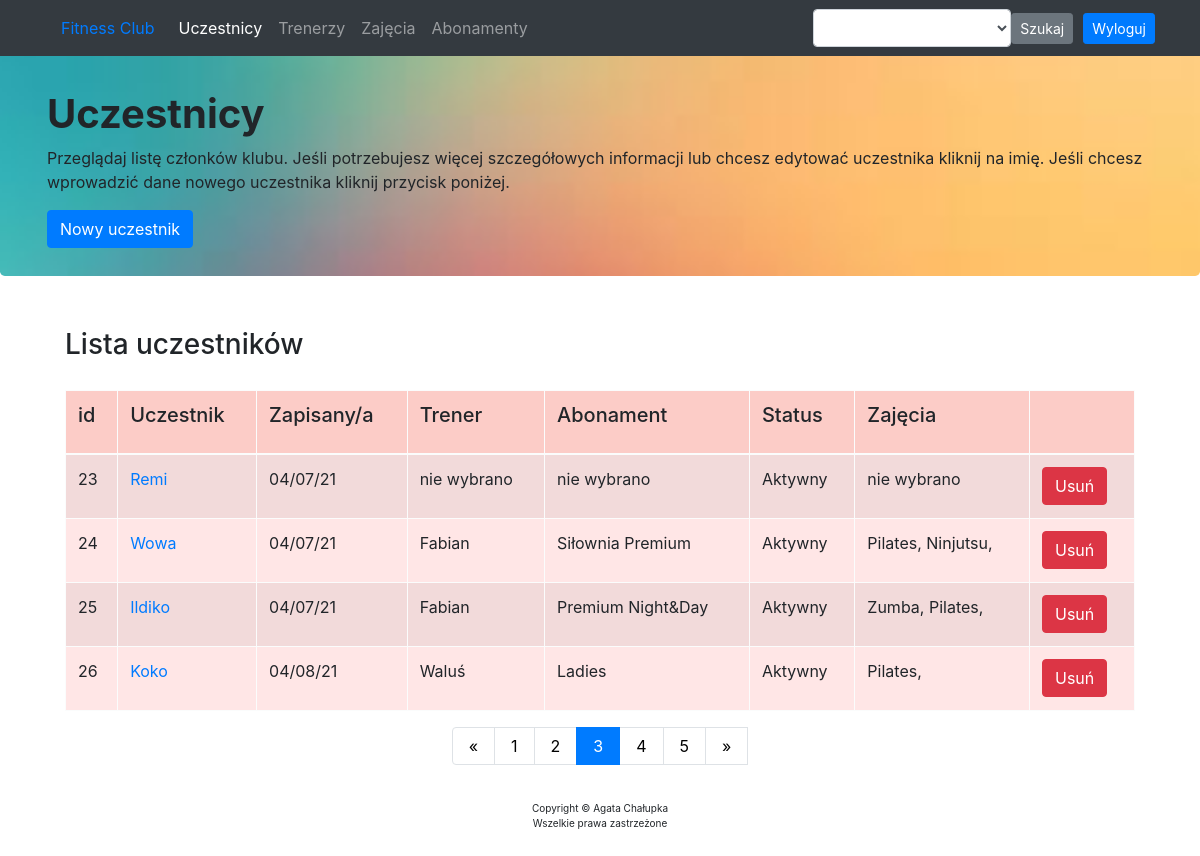
Page /users/2 (signed in) on the committed database.
### app/models.py (models this page shows, shortened)
class User(db.Model):
    __tablename__ = "user"
    id = db.Column(db.Integer, primary_key=True)
    name = db.Column(db.String(50))
    sign_up = db.Column(db.DateTime, index=True, default=datetime.utcnow)
    active = db.Column(db.Boolean, default=False)
    trainer_id = db.Column(db.Integer, db.ForeignKey('trainer.id'))
    subscription_id = db.Column(db.Integer, db.ForeignKey('subscription.id'))
    courses = db.relationship("Course", secondary=association_table, back_populates="users", lazy="subquery")

class Trainer(db.Model):
    id = db.Column(db.Integer, primary_key=True)
    name = db.Column(db.String(50))
    personal = db.Column(db.Boolean, default=False)
    trainees = db.relationship("User", backref="trainee", lazy="dynamic")
    classes = db.relationship("Course", secondary=association_table_2, back_populates="instructors", lazy="subquery")

class Subscription(db.Model):
    __tablename__ = "subscription"
    id = db.Column(db.Integer, primary_key=True)
    name = db.Column(db.String(40))
    users = db.relationship("User", backref="holder", lazy="dynamic")

class Course(db.Model):
    id = db.Column(db.Integer, primary_key=True)
    name = db.Column(db.String(50))
    instructors = db.relationship("Trainer", secondary=association_table_2, back_populates="classes", lazy="subquery")
    users = db.relationship("User", secondary=association_table, back_populates="courses", lazy="subquery")

### app/routes.py (the view, shortened to what this page needs)
@app.route('/users/<int:num>', methods=["GET", "POST"])
@login_required
def users_all(num):
    search_form = SearchForm()
    route = "/users/0"
    users = User.query.all()[num*4:num*4+4]
    users_num = math.ceil((len(User.query.all()))/4)
    new_id = max([user.id for user in User.query.all()]) + 1
    trainers = Trainer.query.all()
    subscriptions = Subscription.query.all()
    form = UserForm()
    error = None
    return render_template("members.html", num=num, users=users, trainers=trainers, subscriptions=subscriptions,
                           error=error, form=form, users_num=users_num, new_id=new_id, route=route, navs=navs, search_form=search_form)

### app/forms.py
class SearchForm(FlaskForm):
    name = SelectField("name")
    def __init__(self, *args, **kwargs):
        super(SearchForm, self).__init__(*args, **kwargs)
        self.name.choices = [('', '')] + sorted([(user.name, user.name) for user in User.query.all()] +\
                            [(trainer.name, trainer.name) for trainer in Trainer.query.all()] +\
                            [(course.name, course.name) for course in Course.query.all()] +\
                            [(sub.name, sub.name) for sub in Subscription.query.all()])

class UserForm(FlaskForm):
    name = StringField("name", validators=[DataRequired()])
    active = BooleanField("active", default=True)
    trainer = SelectField("Trainer")
    subscription = SelectField("Subscription")
    courses = SelectMultipleField("Course")
    def __init__(self, *args, **kwargs):
        super(UserForm, self).__init__(*args, **kwargs)
        self.trainer.choices = [''] + [trainer.name for trainer in Trainer.query.filter_by(personal=True).all()]
        self.subscription.choices = [''] + [subscription.name for subscription in Subscription.query.all()]
        self.courses.choices = [('', '')] + [(course.name, course.name) for course in Course.query.all()]

### app/routes.py (called while the page is built)
def login_required(view_func):
    @functools.wraps(view_func)
    def check_permissions(*args, **kwargs):
        if session.get('logged_in'):
            return view_func(*args, **kwargs)
        return redirect(url_for('login', next=request.path))
    return check_permissions

### app/templates/members.html
{% extends "index.html" %}
{% block content %}
<div class="jumbotron" style="background-image: url('/static/pics/gra_6.jpg'); background-size: cover; background-position: center;">
     <div class="container">
    <h1 style="font-weight: bold;">Uczestnicy</h1>
        <p>Przeglądaj listę członków klubu. Jeśli potrzebujesz więcej szczegółowych informacji lub chcesz
            edytować uczestnika kliknij na imię. Jeśli chcesz wprowadzić dane nowego uczestnika kliknij przycisk poniżej.</p>
        <a href="/add-edit-user/{{ new_id }}"><button class="btn btn-primary">Nowy uczestnik</button></a>
     </div>
</div>
<div class="container" style="background-color:">
    <div class="container" style="padding: 20px;">
        <h3 style="">Lista uczestników</h3>
    </div>
    <div class="table-section" style="padding-left: 20px; padding-right: 20px;">
       <table class="table table-striped table-hover table-bordered table-light" style="background-color: #ffe6e6">
           <thead>
            <tr style="background-color: #fcccc7">
                <td><h5>id</h5></td>
                <td><h5>Uczestnik</h5></td>
                <td><h5>Zapisany/a</h5></td>
                <td><h5>Trener</h5></td>
                <td><h5>Abonament</h5></td>
                <td><h5>Status</h5></td>
                <td><h5>Zajęcia</h5></td>
                <td></td>
            </tr>
           </thead>
           <tbody>
           {% for user in users %}
            <tr>
                <td>{{ user.id }}</td>
                <td><a href="/add-edit-user/{{ user.id }}">{{ user.name }}</a></td>
                <td>{{ user.sign_up.strftime("%x") }}</td>
                <td>{% if user.trainee %} {{ user.trainee.name }} {% else %} nie wybrano {% endif %}</td>
                <td>{% if user.holder %} {{ user.holder.name }} {% else %} nie wybrano {% endif %}</td>
                <td>{% if user.active==True %} Aktywny {% elif user.active==False %} Nieaktywny {% endif %}</td>
                <td>{% if user.courses %}{% for course in user.courses %}{{ course.name }}, {% endfor %} {% else %} nie wybrano {% endif %}</td>
                <td>
                    <form action="/delete-user/{{ user.id }}" method="POST">
                        <input type="submit" class="btn btn-danger" value="Usuń">
                    </form>
                </td>
            </tr>
           {% endfor %}
           </tbody>
       </table>
    </div>
</div>
<div class="container">
        <nav>
            <ul class="pagination justify-content-center">
                <li class="page-item">
                    {% if num==0 %}
                    <a href="/users/{{ num }}" aria-label="Previous" class="page-link">
                        {% else %}
                        <a href="/users/{{ num-1 }}" aria-label="Previous" class="page-link">
                            {% endif %}
                        <span aria-hidden="true">&laquo;</span>
                        </a>
                </li>
                {% for i in range(users_num) %}
                {% if i==num %}
                    <li class="page-item active"><a href="/users/{{ i }}" class="page-link">{{ i+1 }}</a></li>
                {% else %}
                    <li class="page-item"><a href="/users/{{ i }}" class="page-link">{{ i+1 }}</a></li>
                {% endif %}
                {% endfor %}
                <li>
                    {% if num!=users_num-1 %}
                    <a href="/users/{{ num+1 }}" aria-label="Next" class="page-link">
                        {% else %}
                        <a href="/users/{{ num }}" aria-label="Next" class="page-link">
                            {% endif %}
                        <span aria-hidden="true">&raquo;</span>
                    </a>
                </li>
            </ul>
        </nav>
</div>
{% endblock %}

### app/templates/index.html (style rules this page uses)
.table tr { height: 4rem; }
.jumbotron { height: 250px; margin-top: -30px; }
.jumbotron h1 { font-weight: bold; }
.pagination { justify-content: center; }
.pagination a { color: black; padding: 8px 16px; text-decoration: none; }

### rows in the picture
User: id "23", name "Remi", sign_up "04/07/21", shows "nie wybrano", active "Aktywny"
User: id "24", name "Wowa", sign_up "04/07/21", trainee.name "Fabian", holder.name "Siłownia Premium", active "Aktywny"
Course: name "Pilates"
Course: name "Ninjutsu"
User: id "25", name "Ildiko", sign_up "04/07/21", trainee.name "Fabian", holder.name "Premium Night&Day", active "Aktywny"
Course: name "Zumba"
User: id "26", name "Koko", sign_up "04/08/21", trainee.name "Waluś", holder.name "Ladies", active "Aktywny"

### other values in the picture
{{ nav[0] }} "Uczestnicy"
{{ nav[0] }} "Trenerzy" "Zajęcia" "Abonamenty"
{{ i+1 }} "1" "2" "4" "5"
{{ i+1 }} "3"
